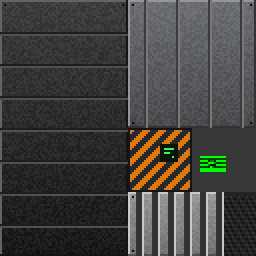
#> input picture megacrusher_hq.png, 128 x 128 px (shown 2 times larger)
$ python inspect_quadrants.py
#> lines starting #> are read from the running program, lines starting #| are printed output that depends on the picture
import sys
from PIL import Image

def analyze_quadrants(filename):
#> called with filename = 'megacrusher_hq.png'
    img = Image.open(filename).convert("RGB")
#> img is the input picture: PIL image 128x128 RGB; mean R, G, B 66.2, 65.8, 63.3
    w, h = img.size
#> w = 128; h = 128
    print(f"Size: {w}x{h}")
#| Size: 128x128
    # Zones: Top-Left (0,0, 64,64)
    # Top-Right (64,0, 128,64)
    # Bottom-Left (0,64, 64,128)
    # Bottom-Right (64,64, 128,128)

    quads = {
        "TL (0,0)": (0, 0, 64, 64),
        "TR (64,0)": (64, 0, 128, 64),
        "BL (0,64)": (0, 64, 64, 128),
        "BR (64,64)": (64, 64, 128, 128),
        "Center (32,32)": (32, 24, 96, 88)
    }

    for name, bounds in quads.items():
        box = img.crop(bounds)
        r, g, b = 0, 0, 0
        pixels = box.getdata()
        for p in pixels:
            r += p[0]
            g += p[1]
            b += p[2]
        size = len(pixels)
        r //= size
        g //= size
        b //= size
        print(f"{name}: Average #{r:02X}{g:02X}{b:02X}")
#> this loop made 5 passes
#> (r, g, b) on passes 1 to 5: (52, 53, 54), (91, 92, 94), (36, 36, 37), (85, 80, 65), (69, 63, 56)
#| TL (0,0): Average #343536
#| TR (64,0): Average #5B5C5E
#| BL (0,64): Average #242425
#| BR (64,64): Average #555041
#| Center (32,32): Average #453F38
#> pass 1, in analyze_quadrants, `box = img.crop(bounds)`:
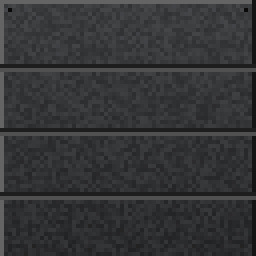
#> box: PIL image 64x64 RGB (shown 4 times larger); mean R, G, B 52.4, 53.3, 54.8
#> pass 2, in analyze_quadrants, `box = img.crop(bounds)`:
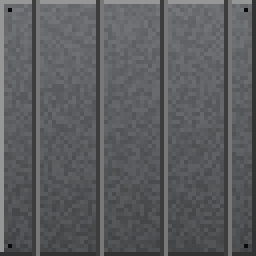
#> box: PIL image 64x64 RGB (shown 4 times larger); mean R, G, B 91.1, 92.6, 95
#> pass 3, in analyze_quadrants, `box = img.crop(bounds)`:
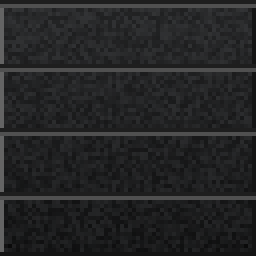
#> box: PIL image 64x64 RGB (shown 4 times larger); mean R, G, B 36.1, 36.7, 37.6

analyze_quadrants('megacrusher_hq.png')
